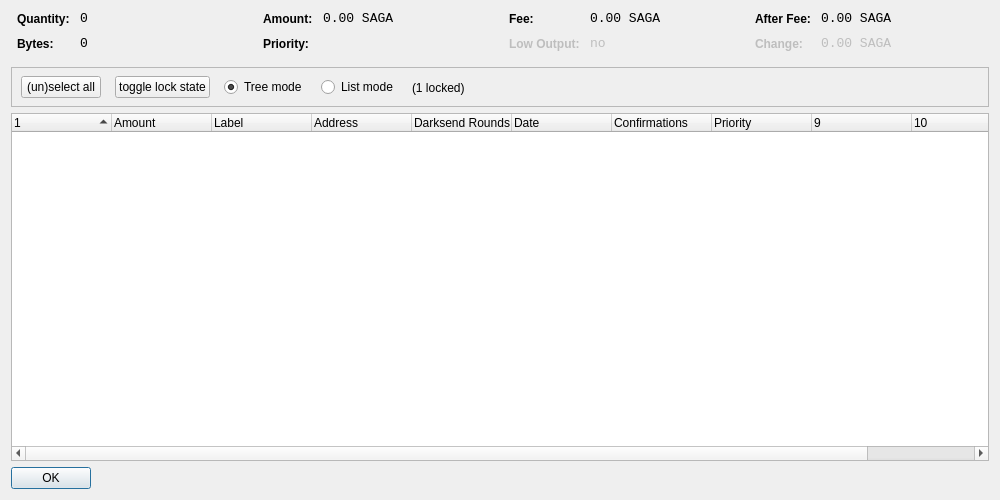
<?xml version="1.0" encoding="UTF-8"?>
<ui version="4.0">
 <class>CoinControlDialog</class>
 <widget class="QDialog" name="CoinControlDialog">
  <property name="geometry">
   <rect>
    <x>0</x>
    <y>0</y>
    <width>1000</width>
    <height>500</height>
   </rect>
  </property>
  <property name="windowTitle">
   <string>Coin Control</string>
  </property>
  <layout class="QVBoxLayout" name="verticalLayout">
   <item>
    <layout class="QHBoxLayout" name="horizontalLayoutTop" stretch="0,0,0,0">
     <property name="topMargin">
      <number>0</number>
     </property>
     <property name="bottomMargin">
      <number>10</number>
     </property>
     <item>
      <layout class="QFormLayout" name="formLayoutCoinControl1">
       <property name="horizontalSpacing">
        <number>10</number>
       </property>
       <property name="verticalSpacing">
        <number>10</number>
       </property>
       <property name="leftMargin">
        <number>6</number>
       </property>
       <property name="rightMargin">
        <number>6</number>
       </property>
       <item row="0" column="0">
        <widget class="QLabel" name="labelCoinControlQuantityText">
         <property name="styleSheet">
          <string notr="true">font-weight:bold;</string>
         </property>
         <property name="text">
          <string>Quantity:</string>
         </property>
        </widget>
       </item>
       <item row="0" column="1">
        <widget class="QLabel" name="labelCoinControlQuantity">
         <property name="font">
          <font>
           <family>Monospace</family>
           <pointsize>10</pointsize>
          </font>
         </property>
         <property name="cursor">
          <cursorShape>IBeamCursor</cursorShape>
         </property>
         <property name="contextMenuPolicy">
          <enum>Qt::ActionsContextMenu</enum>
         </property>
         <property name="text">
          <string notr="true">0</string>
         </property>
         <property name="textInteractionFlags">
          <set>Qt::LinksAccessibleByMouse|Qt::TextSelectableByKeyboard|Qt::TextSelectableByMouse</set>
         </property>
        </widget>
       </item>
       <item row="1" column="0">
        <widget class="QLabel" name="labelCoinControlBytesText">
         <property name="styleSheet">
          <string notr="true">font-weight:bold;</string>
         </property>
         <property name="text">
          <string>Bytes:</string>
         </property>
        </widget>
       </item>
       <item row="1" column="1">
        <widget class="QLabel" name="labelCoinControlBytes">
         <property name="font">
          <font>
           <family>Monospace</family>
           <pointsize>10</pointsize>
          </font>
         </property>
         <property name="cursor">
          <cursorShape>IBeamCursor</cursorShape>
         </property>
         <property name="contextMenuPolicy">
          <enum>Qt::ActionsContextMenu</enum>
         </property>
         <property name="text">
          <string notr="true">0</string>
         </property>
         <property name="textInteractionFlags">
          <set>Qt::LinksAccessibleByMouse|Qt::TextSelectableByKeyboard|Qt::TextSelectableByMouse</set>
         </property>
        </widget>
       </item>
      </layout>
     </item>
     <item>
      <layout class="QFormLayout" name="formLayoutCoinControl2">
       <property name="horizontalSpacing">
        <number>10</number>
       </property>
       <property name="verticalSpacing">
        <number>10</number>
       </property>
       <property name="leftMargin">
        <number>6</number>
       </property>
       <property name="rightMargin">
        <number>6</number>
       </property>
       <item row="0" column="0">
        <widget class="QLabel" name="labelCoinControlAmountText">
         <property name="styleSheet">
          <string notr="true">font-weight:bold;</string>
         </property>
         <property name="text">
          <string>Amount:</string>
         </property>
        </widget>
       </item>
       <item row="0" column="1">
        <widget class="QLabel" name="labelCoinControlAmount">
         <property name="font">
          <font>
           <family>Monospace</family>
           <pointsize>10</pointsize>
          </font>
         </property>
         <property name="cursor">
          <cursorShape>IBeamCursor</cursorShape>
         </property>
         <property name="contextMenuPolicy">
          <enum>Qt::ActionsContextMenu</enum>
         </property>
         <property name="text">
          <string notr="true">0.00 SAGA</string>
         </property>
         <property name="textInteractionFlags">
          <set>Qt::LinksAccessibleByMouse|Qt::TextSelectableByKeyboard|Qt::TextSelectableByMouse</set>
         </property>
        </widget>
       </item>
       <item row="1" column="0">
        <widget class="QLabel" name="labelCoinControlPriorityText">
         <property name="styleSheet">
          <string notr="true">font-weight:bold;</string>
         </property>
         <property name="text">
          <string>Priority:</string>
         </property>
        </widget>
       </item>
       <item row="1" column="1">
        <widget class="QLabel" name="labelCoinControlPriority">
         <property name="font">
          <font>
           <family>Monospace</family>
           <pointsize>10</pointsize>
          </font>
         </property>
         <property name="cursor">
          <cursorShape>IBeamCursor</cursorShape>
         </property>
         <property name="contextMenuPolicy">
          <enum>Qt::ActionsContextMenu</enum>
         </property>
         <property name="text">
          <string/>
         </property>
         <property name="textInteractionFlags">
          <set>Qt::LinksAccessibleByMouse|Qt::TextSelectableByKeyboard|Qt::TextSelectableByMouse</set>
         </property>
        </widget>
       </item>
      </layout>
     </item>
     <item>
      <layout class="QFormLayout" name="formLayoutCoinControl3">
       <property name="horizontalSpacing">
        <number>10</number>
       </property>
       <property name="verticalSpacing">
        <number>10</number>
       </property>
       <property name="leftMargin">
        <number>6</number>
       </property>
       <property name="rightMargin">
        <number>6</number>
       </property>
       <item row="0" column="0">
        <widget class="QLabel" name="labelCoinControlFeeText">
         <property name="styleSheet">
          <string notr="true">font-weight:bold;</string>
         </property>
         <property name="text">
          <string>Fee:</string>
         </property>
        </widget>
       </item>
       <item row="0" column="1">
        <widget class="QLabel" name="labelCoinControlFee">
         <property name="font">
          <font>
           <family>Monospace</family>
           <pointsize>10</pointsize>
          </font>
         </property>
         <property name="cursor">
          <cursorShape>IBeamCursor</cursorShape>
         </property>
         <property name="contextMenuPolicy">
          <enum>Qt::ActionsContextMenu</enum>
         </property>
         <property name="text">
          <string notr="true">0.00 SAGA</string>
         </property>
         <property name="textInteractionFlags">
          <set>Qt::LinksAccessibleByMouse|Qt::TextSelectableByKeyboard|Qt::TextSelectableByMouse</set>
         </property>
        </widget>
       </item>
       <item row="1" column="0">
        <widget class="QLabel" name="labelCoinControlLowOutputText">
         <property name="enabled">
          <bool>false</bool>
         </property>
         <property name="styleSheet">
          <string notr="true">font-weight:bold;</string>
         </property>
         <property name="text">
          <string>Low Output:</string>
         </property>
        </widget>
       </item>
       <item row="1" column="1">
        <widget class="QLabel" name="labelCoinControlLowOutput">
         <property name="enabled">
          <bool>false</bool>
         </property>
         <property name="font">
          <font>
           <family>Monospace</family>
           <pointsize>10</pointsize>
          </font>
         </property>
         <property name="cursor">
          <cursorShape>IBeamCursor</cursorShape>
         </property>
         <property name="contextMenuPolicy">
          <enum>Qt::ActionsContextMenu</enum>
         </property>
         <property name="text">
          <string notr="true">no</string>
         </property>
         <property name="textInteractionFlags">
          <set>Qt::LinksAccessibleByMouse|Qt::TextSelectableByKeyboard|Qt::TextSelectableByMouse</set>
         </property>
        </widget>
       </item>
      </layout>
     </item>
     <item>
      <layout class="QFormLayout" name="formLayoutCoinControl4">
       <property name="horizontalSpacing">
        <number>10</number>
       </property>
       <property name="verticalSpacing">
        <number>10</number>
       </property>
       <property name="leftMargin">
        <number>6</number>
       </property>
       <property name="rightMargin">
        <number>6</number>
       </property>
       <item row="0" column="0">
        <widget class="QLabel" name="labelCoinControlAfterFeeText">
         <property name="styleSheet">
          <string notr="true">font-weight:bold;</string>
         </property>
         <property name="text">
          <string>After Fee:</string>
         </property>
        </widget>
       </item>
       <item row="0" column="1">
        <widget class="QLabel" name="labelCoinControlAfterFee">
         <property name="font">
          <font>
           <family>Monospace</family>
           <pointsize>10</pointsize>
          </font>
         </property>
         <property name="cursor">
          <cursorShape>IBeamCursor</cursorShape>
         </property>
         <property name="contextMenuPolicy">
          <enum>Qt::ActionsContextMenu</enum>
         </property>
         <property name="text">
          <string notr="true">0.00 SAGA</string>
         </property>
         <property name="textInteractionFlags">
          <set>Qt::LinksAccessibleByMouse|Qt::TextSelectableByKeyboard|Qt::TextSelectableByMouse</set>
         </property>
        </widget>
       </item>
       <item row="1" column="0">
        <widget class="QLabel" name="labelCoinControlChangeText">
         <property name="enabled">
          <bool>false</bool>
         </property>
         <property name="styleSheet">
          <string notr="true">font-weight:bold;</string>
         </property>
         <property name="text">
          <string>Change:</string>
         </property>
        </widget>
       </item>
       <item row="1" column="1">
        <widget class="QLabel" name="labelCoinControlChange">
         <property name="enabled">
          <bool>false</bool>
         </property>
         <property name="font">
          <font>
           <family>Monospace</family>
           <pointsize>10</pointsize>
          </font>
         </property>
         <property name="cursor">
          <cursorShape>IBeamCursor</cursorShape>
         </property>
         <property name="contextMenuPolicy">
          <enum>Qt::ActionsContextMenu</enum>
         </property>
         <property name="text">
          <string notr="true">0.00 SAGA</string>
         </property>
         <property name="textInteractionFlags">
          <set>Qt::LinksAccessibleByMouse|Qt::TextSelectableByKeyboard|Qt::TextSelectableByMouse</set>
         </property>
        </widget>
       </item>
      </layout>
     </item>
    </layout>
   </item>
   <item>
    <widget class="QFrame" name="frame">
     <property name="minimumSize">
      <size>
       <width>0</width>
       <height>40</height>
      </size>
     </property>
     <property name="frameShape">
      <enum>QFrame::StyledPanel</enum>
     </property>
     <property name="frameShadow">
      <enum>QFrame::Sunken</enum>
     </property>
     <widget class="QWidget" name="horizontalLayoutWidget">
      <property name="geometry">
       <rect>
        <x>10</x>
        <y>0</y>
        <width>781</width>
        <height>41</height>
       </rect>
      </property>
      <layout class="QHBoxLayout" name="horizontalLayoutPanel" stretch="0,0,0,0,0">
       <property name="spacing">
        <number>14</number>
       </property>
       <item>
        <widget class="QPushButton" name="pushButtonSelectAll">
         <property name="sizePolicy">
          <sizepolicy hsizetype="Maximum" vsizetype="Fixed">
           <horstretch>0</horstretch>
           <verstretch>0</verstretch>
          </sizepolicy>
         </property>
         <property name="text">
          <string>(un)select all</string>
         </property>
        </widget>
       </item>
        <item>
         <widget class="QPushButton" name="pushButtonToggleLock">
          <property name="sizePolicy">
           <sizepolicy hsizetype="Maximum" vsizetype="Fixed">
            <horstretch>0</horstretch>
            <verstretch>0</verstretch>
           </sizepolicy>
          </property>
          <property name="text">
           <string>toggle lock state</string>
          </property>
          <property name="autoDefault">
           <bool>false</bool>
          </property>
         </widget>
        </item>
       <item>
        <widget class="QRadioButton" name="radioTreeMode">
         <property name="sizePolicy">
          <sizepolicy hsizetype="Maximum" vsizetype="Fixed">
           <horstretch>0</horstretch>
           <verstretch>0</verstretch>
          </sizepolicy>
         </property>
         <property name="text">
          <string>Tree mode</string>
         </property>
         <property name="checked">
          <bool>true</bool>
         </property>
        </widget>
       </item>
       <item>
        <widget class="QRadioButton" name="radioListMode">
         <property name="sizePolicy">
          <sizepolicy hsizetype="Maximum" vsizetype="Fixed">
           <horstretch>0</horstretch>
           <verstretch>0</verstretch>
          </sizepolicy>
         </property>
         <property name="text">
          <string>List mode</string>
         </property>
        </widget>
       </item>
        <item>
         <widget class="QLabel" name="labelLocked">
          <property name="text">
           <string>(1 locked)</string>
          </property>
         </widget>
        </item>
       <item>
        <spacer name="horizontalSpacer">
         <property name="orientation">
          <enum>Qt::Horizontal</enum>
         </property>
         <property name="sizeHint" stdset="0">
          <size>
           <width>40</width>
           <height>20</height>
          </size>
         </property>
        </spacer>
       </item>
      </layout>
     </widget>
    </widget>
   </item>
   <item>
    <widget class="CoinControlTreeWidget" name="treeWidget">
     <property name="contextMenuPolicy">
      <enum>Qt::CustomContextMenu</enum>
     </property>
     <property name="sortingEnabled">
      <bool>false</bool>
     </property>
     <property name="columnCount">
      <number>11</number>
     </property>
     <attribute name="headerShowSortIndicator" stdset="0">
      <bool>true</bool>
     </attribute>
     <attribute name="headerStretchLastSection">
      <bool>false</bool>
     </attribute>
     <column>
      <property name="text">
       <string/>
      </property>
     </column>
     <column>
      <property name="text">
       <string>Amount</string>
      </property>
     </column>
     <column>
      <property name="text">
       <string>Label</string>
      </property>
     </column>
     <column>
      <property name="text">
       <string>Address</string>
      </property>
     </column>
     <column>
      <property name="text">
       <string>Darksend Rounds</string>
      </property>
    </column>
     <column>
      <property name="text">
       <string>Date</string>
      </property>
     </column>
     <column>
      <property name="text">
       <string>Confirmations</string>
      </property>
      <property name="toolTip">
       <string>Confirmed</string>
      </property>
     </column>
     <column>
      <property name="text">
       <string>Priority</string>
      </property>
     </column>
     <column>
      <property name="text">
       <string/>
      </property>
     </column>
     <column>
      <property name="text">
       <string/>
      </property>
     </column>
     <column>
      <property name="text">
       <string/>
      </property>
     </column>
     <column>
      <property name="text">
       <string/>
      </property>
     </column>
    </widget>
   </item>
   <item>
    <widget class="QDialogButtonBox" name="buttonBox">
     <property name="sizePolicy">
      <sizepolicy hsizetype="Maximum" vsizetype="Fixed">
       <horstretch>0</horstretch>
       <verstretch>0</verstretch>
      </sizepolicy>
     </property>
     <property name="orientation">
      <enum>Qt::Horizontal</enum>
     </property>
     <property name="standardButtons">
      <set>QDialogButtonBox::Ok</set>
     </property>
    </widget>
   </item>
  </layout>
 </widget>
 <customwidgets>
  <customwidget>
   <class>CoinControlTreeWidget</class>
   <extends>QTreeWidget</extends>
   <header>coincontroltreewidget.h</header>
  </customwidget>
 </customwidgets>
 <resources/>
 <connections/>
</ui>
